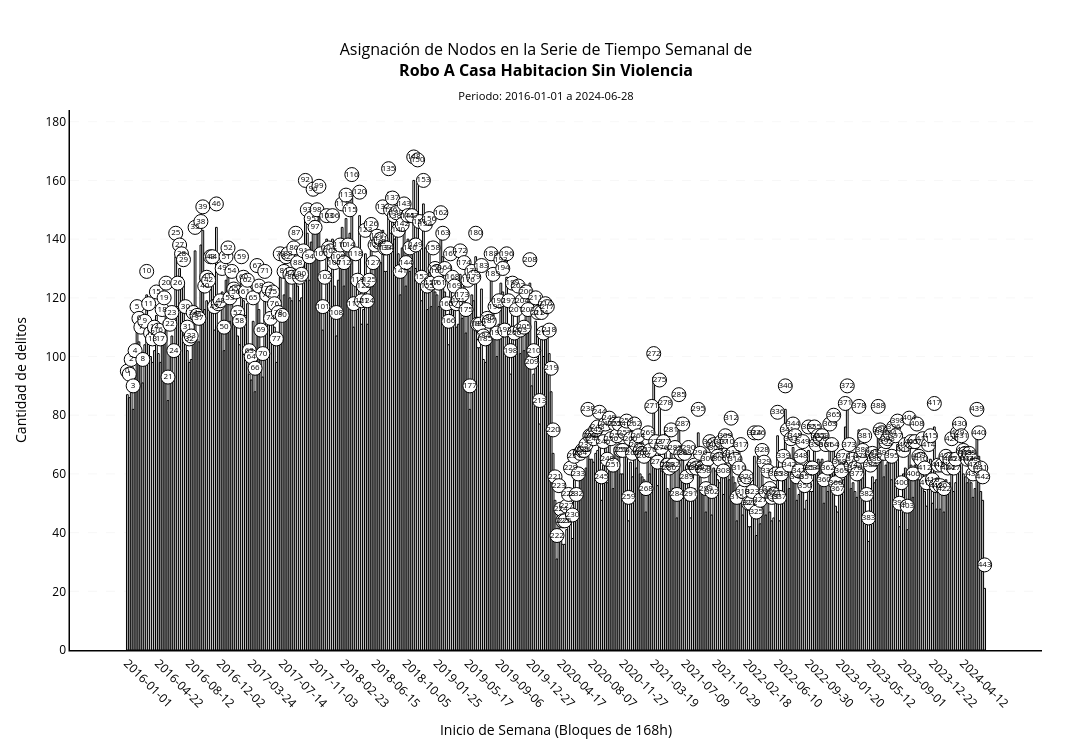

The notebook cell this image was saved under:
### Markdown cell above
### Histograma

### Code cell
# [EJECUCIÓN] Renderizado gráfico de la red
# INPUT:  visibility_graph (nx.Graph), TARGET_CRIME (str)
# OUTPUT: None (despliegue en output)

try:
    fig = plot_weekly_network_nodes(global_visibility_graph, TARGET_CRIME)
    fig.show()
except Exception as err:
    logger.error(f"Error al renderizar el gráfico: {err}")

### Figure 1 — Plotly figure (JSON) as saved in the notebook; plotly's stock layout.template omitted (floating-point values rounded to 4 significant figures; data arrays with more than 128 entries replaced by an {"elided": "..."} marker saying what was removed)
{"data": [{"marker": {"color": "white", "line": {"color": "black", "width": 1}}, "name": "Delitos", "type": "bar", "x": {"elided": "444 str values"}, "y": {"elided": "444 int values"}}, {"marker": {"color": "white", "line": {"color": "black", "width": 1}, "size": 14, "symbol": "circle"}, "mode": "markers+text", "name": "Nodos", "text": {"elided": "444 str values"}, "textfont": {"color": "black", "size": 8}, "textposition": "middle center", "type": "scatter", "x": {"elided": "444 str values"}, "y": {"elided": "444 int values"}}], "layout": {"bargap": 0.1, "height": 750, "margin": {"b": 100, "l": 70, "r": 50, "t": 110}, "paper_bgcolor": "white", "plot_bgcolor": "white", "showlegend": false, "title": {"font": {"color": "black", "size": 16}, "text": "Asignación de Nodos en la Serie de Tiempo Semanal de<br><b>Robo A Casa Habitacion Sin Violencia</b><br><sub>Periodo: 2016-01-01 a 2024-06-28</sub>", "x": 0.5, "xanchor": "center"}, "width": 1300, "xaxis": {"color": "black", "linecolor": "black", "linewidth": 1.5, "showline": true, "tickangle": 45, "tickformat": "%Y-%m-%d", "tickmode": "array", "tickvals": ["2016-01-01T00:00:00", "2016-04-22T00:00:00", "2016-08-12T00:00:00", "2016-12-02T00:00:00", "2017-03-24T00:00:00", "2017-07-14T00:00:00", "2017-11-03T00:00:00", "2018-02-23T00:00:00", "2018-06-15T00:00:00", "2018-10-05T00:00:00", "2019-01-25T00:00:00", "2019-05-17T00:00:00", "2019-09-06T00:00:00", "2019-12-27T00:00:00", "2020-04-17T00:00:00", "2020-08-07T00:00:00", "2020-11-27T00:00:00", "2021-03-19T00:00:00", "2021-07-09T00:00:00", "2021-10-29T00:00:00", "2022-02-18T00:00:00", "2022-06-10T00:00:00", "2022-09-30T00:00:00", "2023-01-20T00:00:00", "2023-05-12T00:00:00", "2023-09-01T00:00:00", "2023-12-22T00:00:00", "2024-04-12T00:00:00"], "title": {"text": "Inicio de Semana (Bloques de 168h)"}}, "yaxis": {"color": "black", "gridcolor": "lightgrey", "griddash": "dash", "gridwidth": 0.2, "linecolor": "black", "linewidth": 1.5, "range": [0, 184], "showgrid": true, "showline": true, "title": {"text": "Cantidad de delitos"}}}}
